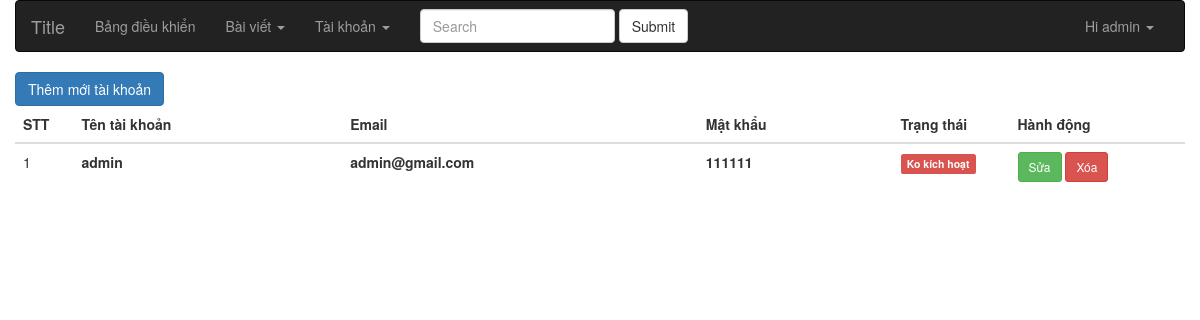
The app's page /admin/index.php?r=user (signed in) with its own data.
### tables this page shows
CREATE TABLE `user` (
  `id` int(11) NOT NULL,
  `username` varchar(50) NOT NULL,
  `email` varchar(100) NOT NULL,
  `password` varchar(64) NOT NULL,
  `actived` smallint(6) NOT NULL
);

### admin/index.php (called while the page is built)
<?php
require_once '../config.php';
require_once 'header.php';
	load_template_admin();
require_once 'footer.php';
?>

### config.php (called while the page is built, shortened)
<?php
$config = [];
$config['rewrite_url_admin'] = false;
$config['rewrite_url_site'] = true;
require_once LIBR.'Database.php';
require_once LIBR.'Url_helper.php';
?>

### librs/Database.php (called while the page is built, shortened)
<?php
try {
   $db = new PDO('mysql:host='.HOST.';dbname='.DB_NAME, DB_USER, DB_PASS);
   $db->setAttribute(PDO::ATTR_ERRMODE, PDO::ERRMODE_EXCEPTION);
   $db->exec("set names utf8");
   function getAll($table,$limit = 10){
	   	global $db;
	   	$sql = "SELECT * FROM $table LIMIT $limit";
	   	$stmt = $db->prepare($sql);
	   	$stmt->execute();
	    $stmt->setFetchMode(PDO::FETCH_ASSOC);
	   	return $stmt->fetchAll();
   }
} catch (PDOException $e) {
    die( "Error!: " . $e->getMessage());
}
?>

### admin/modules/user/index.php (the view, shortened to what this page needs)
<?php $data = getAll('user'); ?>
<div class="btn-group">
	<?php echo Url_to('Thêm mới tài khoản','user/add',['class'=>'btn btn-primary']); ?>
</div>
<table class="table table-hover">
	<thead>
		<tr>
			<th>STT</th>
			<th>Tên tài khoản</th>
			<th>Email</th>
			<th>Mật khẩu</th>
			<th>Trạng thái</th>
			<th>Hành động</th>
		</tr>
	</thead>
	<?php if($data): $n = 1;?>
	<tbody>
	<?php foreach($data as $item) :
	?>
		<tr>
			<td width="5%"><?php echo $n; ?></td>
			<td><strong><?php echo $item['username']; ?></strong></td>
			<td><strong><?php echo $item['email']; ?></strong></td>
			<td><strong><?php echo $item['password']; ?></strong></td>
			<td width="10%">
				<?php if($item['actived'] == 1) : ?>
					<span class="label label-success">Đã kích hoạt</span>
				<?php else : ?>
					<span class="label label-danger">Ko kích hoạt</span>
				<?php endif; ?>
			</td>
			<td width="15%">
				<?php echo Url_to('Sửa','user/edit&id='.$item['id'],['class'=>'btn btn-sm btn-success']); ?>
				<?php echo Url_to('Xóa','user/index&id='.$item['id'],['class'=>'btn btn-sm btn-danger']); ?>
			</td>
		</tr>
	<?php $n++;endforeach; ?>
	</tbody>
	<?php endif; ?>
</table>

### librs/Url_helper.php (shortened to what this page needs)
<?php
function Url_to($label,$url='#',$option=false){
	$atr='';
	if($option && is_array($option)){
		foreach($option as $attr => $value){
			$atr = ' '.$attr.'="'.$value.'"';
		}
	}
	$href = '?r='.$url;
	echo '<a href="'.$href.'"'.$atr.'>'.$label.'</a>';
}
?>

### records on screen
user: username "admin", email "admin@gmail.com", password "111111", actived "Ko kích hoạt", label "Sửa Xóa"

### other values on screen
$label "Bảng điều khiển Thêm mới tài khoản"
$_SESSION['userInfo']['username'] "admin"
